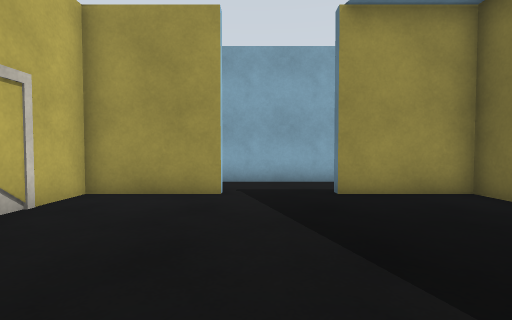
view 1 (above)

16 first-person views from a walk through a Gazebo world. The camera is 0.94 m above the floor, tilts 2° down and sees 85° across. The floor is counted in squares, 1 m on a side. Each view is taken from the middle of a square. On the plan, view 1 faces up. The plan holds only what a view shows up to about 11 squares ahead; the rest is blank. The place goes on beyond the plan. Simple patterns stand in for the simulator's built-in surfaces. Surface patterns are stand-ins for the level's own textures.

view 2
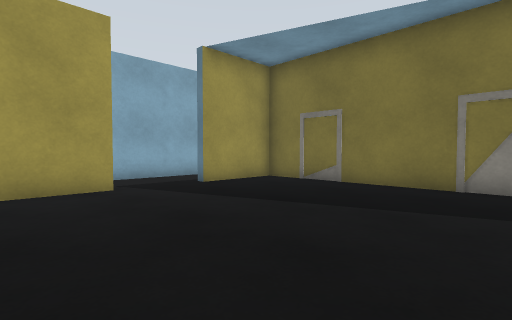

view 3
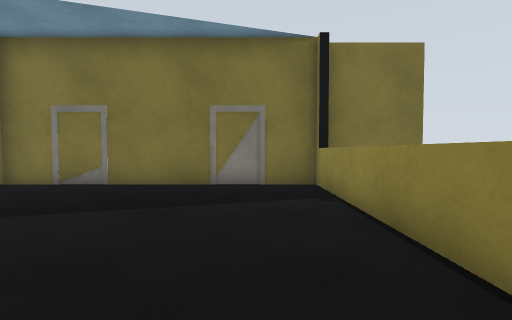

view 4
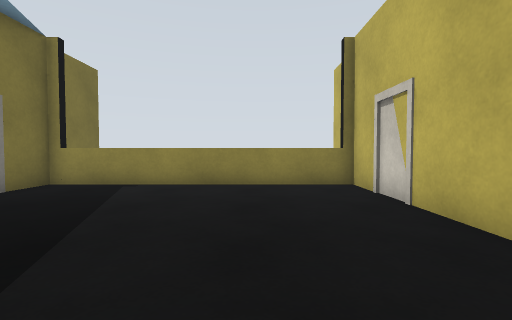

view 5
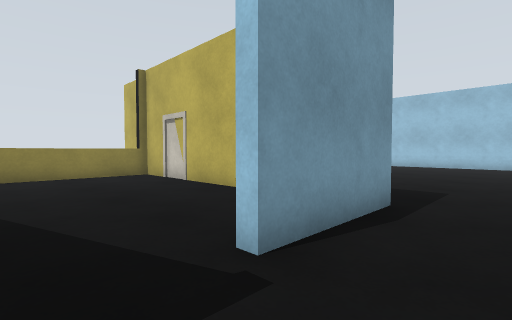

view 6
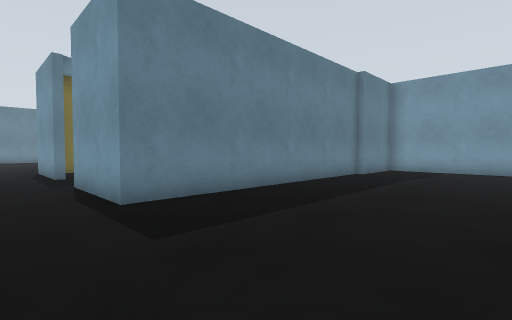

view 7
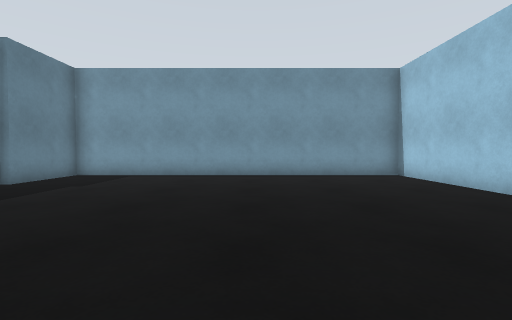

view 8
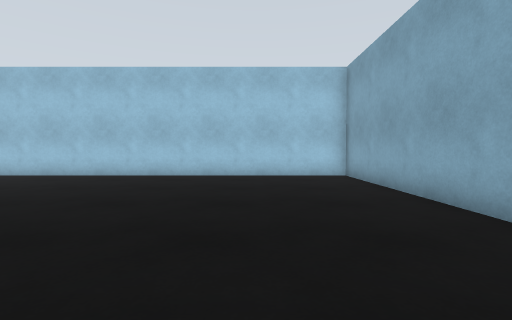

view 9
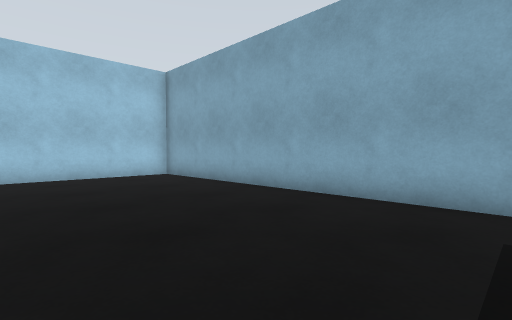

view 10
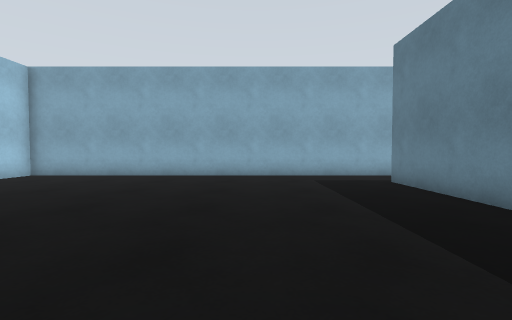

view 11
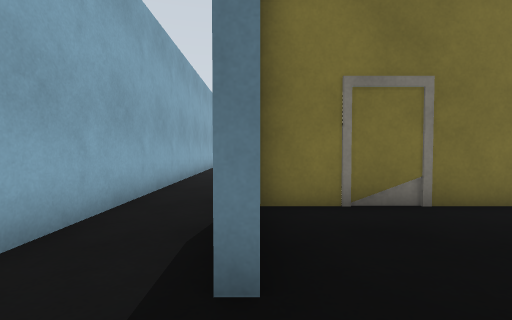

view 12
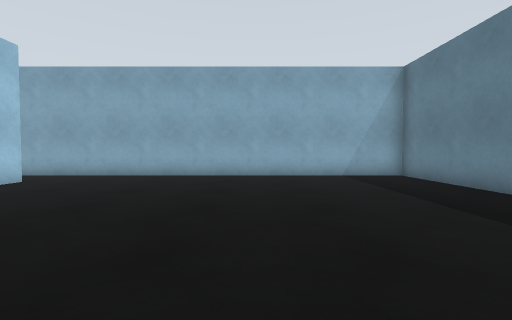

view 13
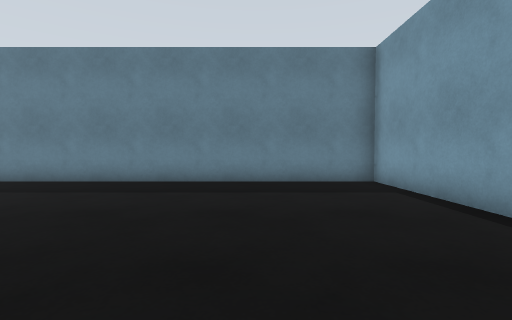

view 14
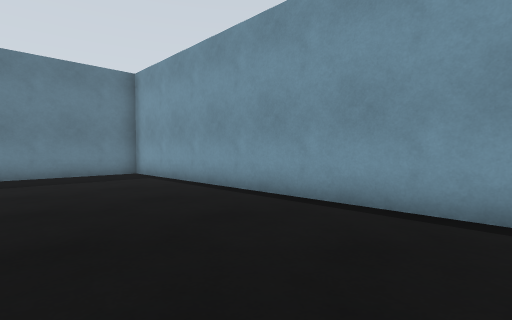

view 15
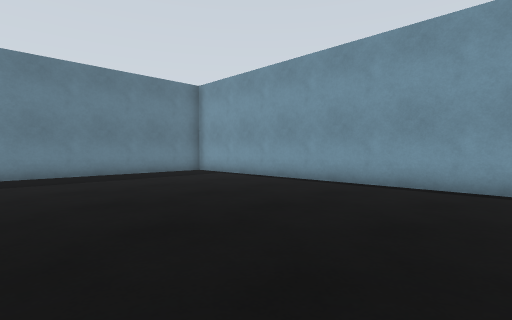

view 16
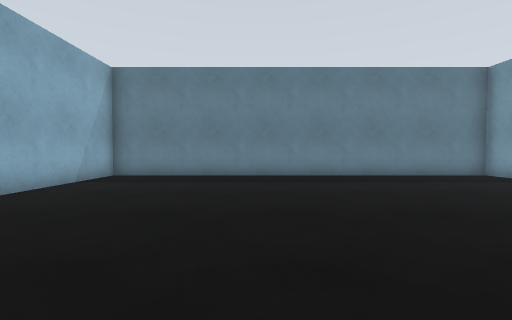

### Floor plan
Ten units are one square. View 1 is at (0, 0); x grows to the right and y downward. Boxes are objects, and circles mark ways between rooms. Rooms are numbered by the first view taken in them; rooms with no view inside come last. Other rooms are left out.
<svg viewBox="-169 -88 348 149">
<path fill="none" stroke="#000" d="M-8 -60 -37 -60 -37 27 47 27 47 -60 18 -60M-40 27 -40 -63 -8 -63 -8 -60M-29 -83 -164 -83 -164 56 -43 56 -43 27M18 -60 18 -63 51 -63M65 -83 -10 -83M51 -63 51 -55M61 56 174 56 174 -83 65 -83"/>
<circle cx="5" cy="-60" r="3" fill="#2a7"/>
<circle cx="55" cy="-75" r="3" fill="#2a7"/>
<text x="0" y="-20">1</text>
<text x="-90" y="-20">2</text>
<text x="120" y="-10">3</text>
</svg>
Room 1 opens to room 2. Room 2 opens to room 3.

Where each view was taken, in squares from view 1:
view 1: 0 up, 0 right, facing up
view 2: 1 down, 3 left, facing up-right
view 3: 1 down, 3 left, facing right
view 4: 5 up, 1 left, facing down
view 5: 8 up, 1 right, facing down-left
view 6: 8 up, 9 left, facing down-right
view 7: 5 up, 11 left, facing down
view 8: 5 up, 6 left, facing left
view 9: 3 up, 6 left, facing up-left
view 10: 2 down, 8 left, facing up
view 11: 6 up, 0 right, facing right
view 12: 2 down, 12 right, facing up
view 13: 2 down, 9 right, facing right
view 14: 1 down, 6 right, facing down-right
view 15: 2 up, 6 right, facing down-right
view 16: 3 up, 7 right, facing right
